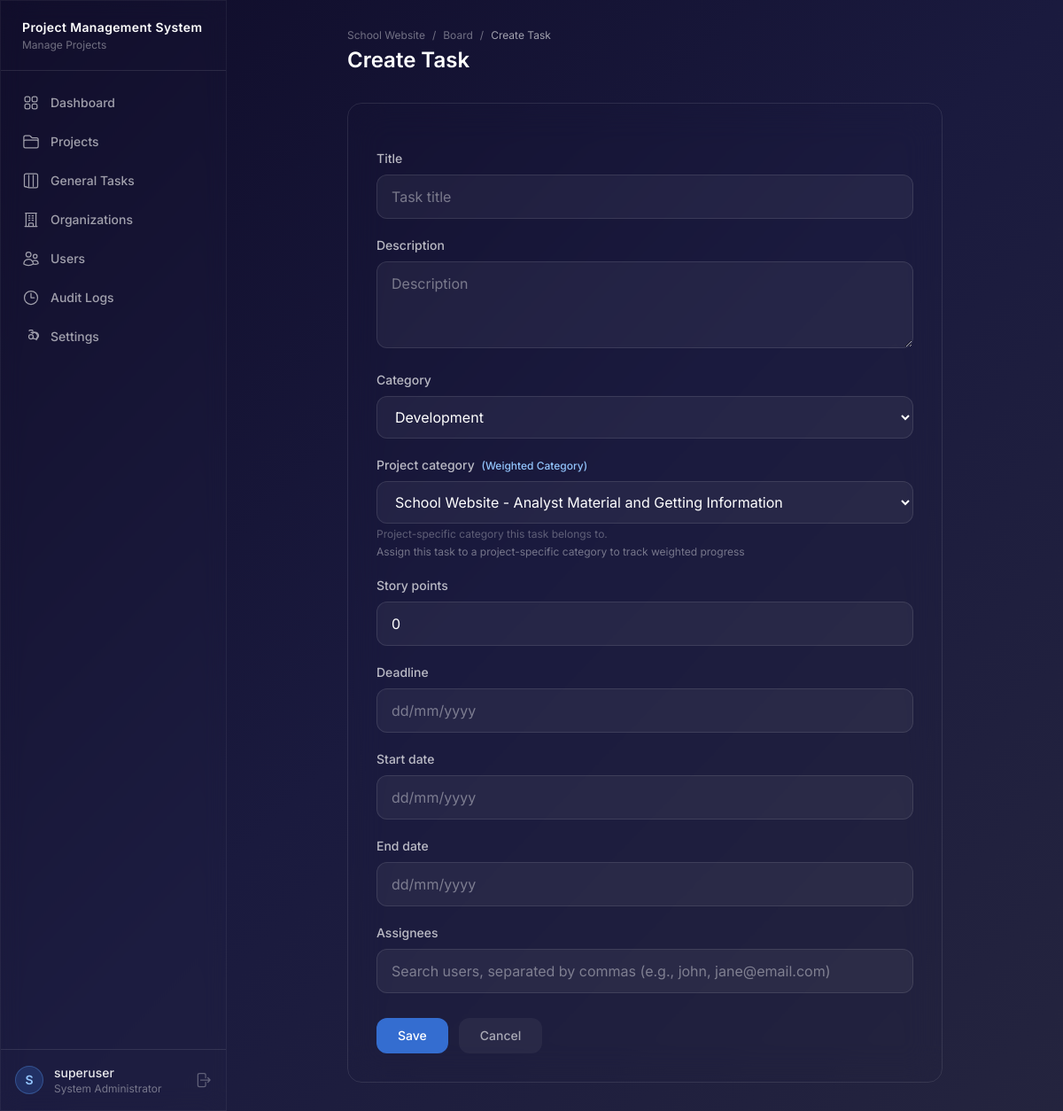
Screenshot of /tasks/create/2/?project_category=1 (signed in) with the database file from the repository.
### accounts/models.py (models this page shows, shortened)
class User(AbstractUser):
    role = models.ForeignKey(
        Role, on_delete=models.SET_NULL, null=True, blank=True, related_name="users"
    )
    admin_organization = models.ForeignKey(
        "organizations.Organization",
        on_delete=models.SET_NULL,
        null=True,
        blank=True,
        related_name="administrators",
        help_text="Organization this user administrates (only for Administrator role).",
    )
    is_auto_generated = models.BooleanField(
        default=False,
        help_text="Auto-generated accounts are inactive until password reset.",
    )
    perm_create_users = models.BooleanField(null=True, blank=True)
    perm_manage_projects = models.BooleanField(null=True, blank=True)
    perm_manage_tasks = models.BooleanField(null=True, blank=True)
    perm_move_task_stages = models.BooleanField(null=True, blank=True)
    perm_move_task_categories = models.BooleanField(null=True, blank=True)
    perm_reject_testing = models.BooleanField(null=True, blank=True)
    perm_add_project_notes = models.BooleanField(null=True, blank=True)
    perm_view_assigned_only = models.BooleanField(null=True, blank=True)
    perm_manage_organizations = models.BooleanField(null=True, blank=True)
    class Meta:
        ordering = ["username"]
    def is_system_admin(self):
        return self.role and self.role.name == Role.SYSTEM_ADMINISTRATOR

class Role(models.Model):
    SYSTEM_ADMINISTRATOR = "system_administrator"
    ADMINISTRATOR = "administrator"
    COORDINATOR = "coordinator"
    DEVELOPER = "developer"
    ROLE_CHOICES = [
        (SYSTEM_ADMINISTRATOR, "System Administrator"),
        (ADMINISTRATOR, "Administrator"),
        (COORDINATOR, "Coordinator"),
        (DEVELOPER, "Developer"),
    ]
    name = models.CharField(max_length=30, choices=ROLE_CHOICES, unique=True)
    description = models.TextField(blank=True)
    can_create_users = models.BooleanField(default=False)
    can_manage_projects = models.BooleanField(default=False)
    can_manage_tasks = models.BooleanField(default=False)
    can_move_task_stages = models.BooleanField(default=False)
    can_move_task_categories = models.BooleanField(default=False)
    can_reject_testing = models.BooleanField(default=False)
    can_add_project_notes = models.BooleanField(default=False)
    can_view_assigned_only = models.BooleanField(default=False)
    can_manage_organizations = models.BooleanField(default=False)
    class Meta:
        ordering = ["name"]
    def __str__(self):
        return self.get_name_display()

### projects/models.py (models this page shows, shortened)
class Project(models.Model):
    name = models.CharField(max_length=200)
    description = models.TextField(blank=True)
    organization = models.ForeignKey(
        "organizations.Organization",
        on_delete=models.CASCADE,
        related_name="projects",
    )
    planned_start_date = models.DateField(null=True, blank=True, help_text="Planned project start date")
    planned_end_date = models.DateField(null=True, blank=True, help_text="Planned project completion date")
    created_by = models.ForeignKey(
        settings.AUTH_USER_MODEL,
        on_delete=models.SET_NULL,
        null=True,
        related_name="created_projects",
    )
    members = models.ManyToManyField(
        settings.AUTH_USER_MODEL, blank=True, related_name="member_projects",
        help_text="Full access: can edit tasks, move between stages, create tasks."
    )
    commenters = models.ManyToManyField(
        settings.AUTH_USER_MODEL,
        blank=True,
        related_name="commenter_projects",
        help_text="Can view all tasks and add comments/notes to project and tasks.",
    )
    viewers = models.ManyToManyField(
        settings.AUTH_USER_MODEL,
        blank=True,
        related_name="viewer_projects",
        help_text="Read-only access to view all project information.",
    )
    created_at = models.DateTimeField(auto_now_add=True)
    updated_at = models.DateTimeField(auto_now=True)
    class Meta:
        ordering = ["-created_at"]
        unique_together = ["organization", "name"]

### tasks/views.py (the view, shortened to what this page needs)
# urls.py: path("create/", views.task_create, name="task_create"),
@login_required
def task_create(request, project_pk):
    from projects.models import Project, ProjectCategory
    project = get_object_or_404(Project, pk=project_pk)
    if not (request.user.is_superuser or request.user.has_perm_manage_tasks()):
        messages.error(request, "Permission denied.")
        return redirect("tasks:task_board", project_pk=project_pk)
    form = TaskInstanceForm(request.POST or None, project=project)
    if request.method == "GET" and "project_category" in request.GET:
        try:
            category_pk = request.GET.get("project_category")
            category = ProjectCategory.objects.get(pk=category_pk, project=project)
            form.fields["project_category"].initial = category
        except (ProjectCategory.DoesNotExist, ValueError):
            pass
    return render(request, "tasks/task_form.html", {
        "form": form,
        "project": project,
        "title": "Create Task",
    })

### projects/models.py (called while the page is built)
    def __str__(self):
        return f"{self.project.name} - {self.name}"

### tasks/forms.py (called while the page is built)
    def format_value(self, value):
        if value is None:
            return ''
        if isinstance(value, str):
            return value
        return value.strftime('%d/%m/%Y') if hasattr(value, 'strftime') else value

### templates/tasks/task_form.html (shortened to what this page needs)
{% extends "base.html" %}
{% block content %}
<div class="max-w-2xl mx-auto">
    <div class="mb-6 sm:mb-8">
        <div class="flex items-center gap-2 text-xs text-white/40 mb-1 overflow-x-auto">
            <a href="{% url 'projects:project_detail' project.pk %}" class="hover:text-white/60 transition-colors whitespace-nowrap">{{ project.name }}</a>
            <span>/</span>
            <a href="{% url 'tasks:task_board' project.pk %}" class="hover:text-white/60 transition-colors whitespace-nowrap">Board</a>
            <span>/</span>
            <span class="text-white/60 whitespace-nowrap">{{ title }}</span>
        </div>
        <h1 class="text-xl sm:text-2xl font-semibold text-white">{{ title }}</h1>
    </div>
    <div class="glass rounded-xl sm:rounded-2xl p-4 sm:p-6 lg:p-8">
        <form method="post" class="space-y-4 sm:space-y-5">
            {% for field in form %}
            <div class="relative">
                <label for="{{ field.id_for_label }}" class="block text-sm font-medium text-white/70 mb-2">
                    {{ field.label }}
                    {% if field.name == 'project_category' %}
                    <span class="text-blue-300 text-xs ml-1">(Weighted Category)</span>
                    {% endif %}
                </label>
                {{ field }}
                {% if field.help_text %}
                <p class="mt-1 text-xs text-white/30">{{ field.help_text }}</p>
                {% endif %}
                {% if field.name == 'project_category' %}
                <p class="mt-1 text-xs text-white/40">Assign this task to a project-specific category to track weighted progress</p>
                {% endif %}
            </div>
            {% endfor %}
            <div class="flex flex-col sm:flex-row gap-3 pt-2">
                <button type="submit"
                        class="px-6 py-2.5 bg-blue-500/80 hover:bg-blue-500 text-white text-sm font-medium rounded-xl transition-all w-full sm:w-auto">
                    Save
                </button>
                <a href="{% url 'tasks:task_board' project.pk %}"
                   class="px-6 py-2.5 bg-white/5 hover:bg-white/10 text-white/60 text-sm font-medium rounded-xl transition-all text-center w-full sm:w-auto">
                    Cancel
                </a>
            </div>
        </form>
    </div>
</div>
{% endblock %}

### templates/base.html (shortened to what this page needs)
{% load static %}
<!DOCTYPE html>
<html lang="en" class="h-full">
<head>
    <link href="{% static 'css/style.css' %}" rel="stylesheet">
    <script src="https://cdn.tailwindcss.com"></script>
</head>
<body class="h-full bg-gradient-to-br from-[#0f0c29] via-[#1a1a3e] to-[#24243e] text-white/90 antialiased">
<div class="flex h-screen overflow-hidden">
    <aside id="sidebar" class="fixed lg:relative inset-y-0 left-0 z-50 w-64 flex-shrink-0 glass-strong flex flex-col border-r border-white/5 transform -translate-x-full lg:translate-x-0 transition-transform duration-300 ease-in-out">
        <div class="px-6 py-5 border-b border-white/10 flex items-center justify-between">
            <div>
                <h1 class="text-sm font-semibold text-white tracking-wide">
                    Project Management System
                </h1>
                <p class="text-xs text-white/40 mt-0.5">Manage Projects</p>
            </div>
        </div>
        <nav class="flex-1 px-3 py-4 space-y-1 overflow-y-auto">
            <a href="{% url 'dashboard' %}"
               class="flex items-center gap-3 px-3 py-2.5 rounded-xl text-sm font-medium
                      {% if request.resolver_match.url_name == 'dashboard' %}bg-blue-500/15 text-blue-300{% else %}text-white/60 hover:text-white/90 hover:bg-white/5{% endif %}
                      transition-all">
                Dashboard
            </a>
            <a href="{% url 'projects:project_list' %}"
               class="flex items-center gap-3 px-3 py-2.5 rounded-xl text-sm font-medium
                      {% if 'projects' in request.path %}bg-blue-500/15 text-blue-300{% else %}text-white/60 hover:text-white/90 hover:bg-white/5{% endif %}
                      transition-all">
                Projects
            </a>
            <a href="{% url 'general_tasks:task_list' %}"
               class="flex items-center gap-3 px-3 py-2.5 rounded-xl text-sm font-medium
                      {% if 'general-tasks' in request.path %}bg-blue-500/15 text-blue-300{% else %}text-white/60 hover:text-white/90 hover:bg-white/5{% endif %}
                      transition-all">
                <svg class="w-5 h-5" fill="none" stroke="currentColor" stroke-width="1.5" viewBox="0 0 24 24"><path stroke-linecap="round" stroke-linejoin="round" d="M9 4.5v15m6-15v15m-11.581.5H5.25A2.25 2.25 0 013 19.25V4.75A2.25 2.25 0 015.25 2.5h13.5A2.25 2.25 0 0121 4.75v14.5A2.25 2.25 0 0118.75 21.5H9.631z"/></svg>
                General Tasks
            </a>
            {% if user.is_system_admin or user.has_perm_manage_organizations %}
            <a href="{% url 'organizations:org_list' %}"
               class="flex items-center gap-3 px-3 py-2.5 rounded-xl text-sm font-medium
                      {% if 'organizations' in request.path %}bg-blue-500/15 text-blue-300{% else %}text-white/60 hover:text-white/90 hover:bg-white/5{% endif %}
                      transition-all">
                Organizations
            </a>
            {% endif %}
            {% if user.is_system_admin %}
            <a href="{% url 'accounts:user_list' %}"
               class="flex items-center gap-3 px-3 py-2.5 rounded-xl text-sm font-medium
                      {% if 'users' in request.path %}bg-blue-500/15 text-blue-300{% else %}text-white/60 hover:text-white/90 hover:bg-white/5{% endif %}
                      transition-all">
                Users
            </a>
            {% endif %}
            {% if user.is_system_admin %}
            <a href="{% url 'logs:audit_log_list' %}"
               class="flex items-center gap-3 px-3 py-2.5 rounded-xl text-sm font-medium
                      {% if 'logs' in request.path %}bg-blue-500/15 text-blue-300{% else %}text-white/60 hover:text-white/90 hover:bg-white/5{% endif %}
                      transition-all">
                <svg class="w-5 h-5" fill="none" stroke="currentColor" stroke-width="1.5" viewBox="0 0 24 24"><path stroke-linecap="round" stroke-linejoin="round" d="M12 6v6h4.5m4.5 0a9 9 0 11-18 0 9 9 0 0118 0z"/></svg>
                Audit Logs
            </a>
            {% endif %}
            <a href="{% url 'accounts:settings' %}"
               class="flex items-center gap-3 px-3 py-2.5 rounded-xl text-sm font-medium
                      {% if 'settings' in request.path %}bg-blue-500/15 text-blue-300{% else %}text-white/60 hover:text-white/90 hover:bg-white/5{% endif %}
                      transition-all">
                Settings
            </a>
        </nav>
        <div class="px-4 py-4 border-t border-white/10">
            <div class="flex items-center gap-3 justify-between">
                <div class="flex items-center gap-3 flex-1 min-w-0">
                    <div class="w-8 h-8 rounded-full bg-blue-500/20 border border-blue-400/30 flex items-center justify-center text-sm font-semibold text-blue-300">
                        {{ user.username.0|upper }}
                    </div>
                    <div class="flex-1 min-w-0">
                        <p class="text-sm font-medium text-white/90 truncate">{{ user.username }}</p>
                        <p class="text-xs text-white/40 truncate">{{ user.role|default:"No role" }}</p>
                    </div>
                </div>
                <a href="{% url 'accounts:logout' %}" class="text-white/30 hover:text-red-400 transition-colors" title="Logout">
                    <svg class="w-5 h-5" fill="none" stroke="currentColor" stroke-width="1.5" viewBox="0 0 24 24"><path stroke-linecap="round" stroke-linejoin="round" d="M15.75 9V5.25A2.25 2.25 0 0013.5 3h-6a2.25 2.25 0 00-2.25 2.25v13.5A2.25 2.25 0 007.5 21h6a2.25 2.25 0 002.25-2.25V15m3 0l3-3m0 0l-3-3m3 3H9"/></svg>
                </a>
            </div>
        </div>
    </aside>
    <main class="flex-1 overflow-y-auto w-full">
        <div class="p-4 sm:p-6 lg:p-8">
            {% block content %}{% endblock %}
        </div>
    </main>
</div>
</body>
</html>

### static/css/style.css (style rules this page uses)
body { font-family: 'Inter', system-ui, -apple-system, sans-serif; overscroll-behavior: none; }
main { overscroll-behavior: none; }
.glass { background: rgba(255, 255, 255, 0.001); backdrop-filter: blur(20px); -webkit-backdrop-filter: blur(20px); border: 1px solid rgba(255, 255, 255, 0.1); }
.glass-strong { background: rgba(255, 255, 255, 0.01); backdrop-filter: blur(12px); -webkit-backdrop-filter: blur(12px); border: 1px solid rgba(255, 255, 255, 0.15); }
* { transition-property: background-color, border-color, opacity; transition-duration: 150ms; }
select option { background: #1e1e2e; color: white; }

### rows the page displays
User: username.0 "S", username "superuser", role "System Administrator"
Project: name "School Website"

### other values shown
{{ title }} "Create Task"
{{ field.label }} "Title" "Description" "Category" "Project category" "Story points" "Deadline" "Start date" "End date" "Assignees"
{{ field.help_text }} "Project-specific category this task belongs to."
